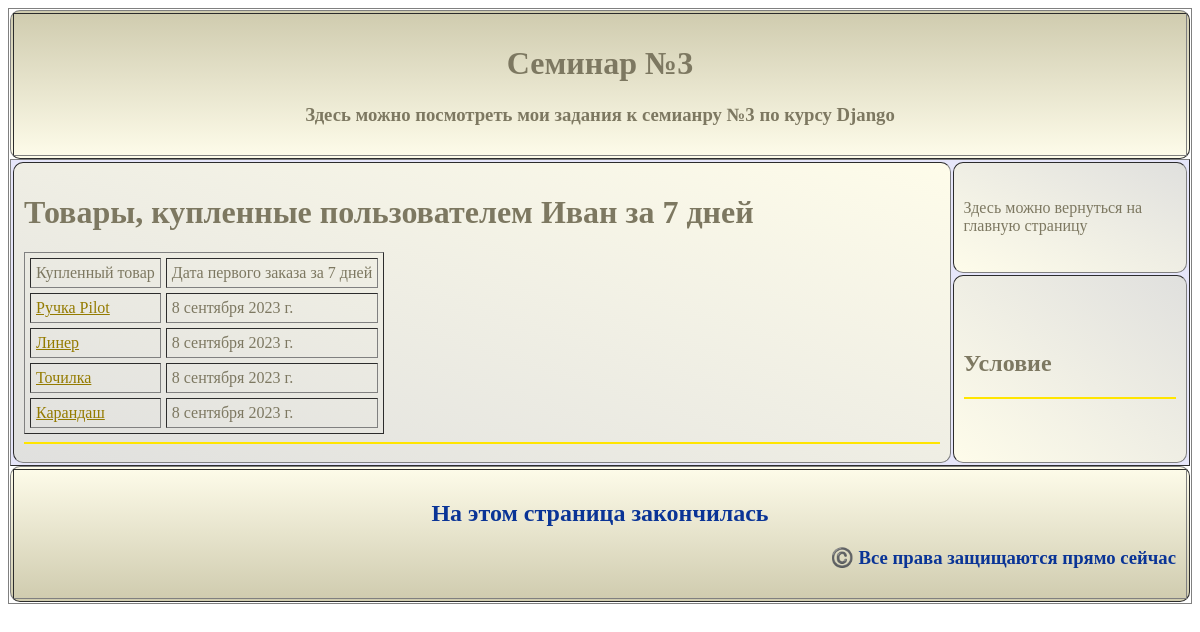
Screenshot of /client/1/7 with the database file from the repository.
### hw_app/models.py (models this page shows, shortened)
class Client(models.Model):
    name = models.CharField(max_length=100)
    email = models.EmailField()
    phone = models.CharField(max_length=20)
    adress = models.CharField(max_length=200, default=None)
    date_registration = models.DateField(default=timezone.now)
    def __str__(self) -> str:
        return f'{self.name}'

class Goods(models.Model):
    title = models.CharField(max_length=100)
    description = models.TextField(default=None)
    price = models.DecimalField(max_digits=10, decimal_places=2)
    quantity = models.IntegerField()
    date_adding = models.DateField(default=timezone.now)
    def __str__(self) -> str:
        return f'{self.title}'

class Order(models.Model):
    client = models.ForeignKey(Client, on_delete=models.CASCADE)
    goods = models.ManyToManyField(Goods)
    common_price = models.DecimalField(max_digits=100, decimal_places=2, default=0)
    date_create = models.DateField(default=timezone.now)

### hw_app/views.py (the view)
# urls.py: path('client/<int:client_id>/<int:term>', views.orders_term, name='orders_term'),
def orders_term(request, client_id, term):
    client = get_object_or_404(Client, pk=client_id)
    filter_date = date.today() - timedelta(days=term)
    orders = Order.objects.filter(
        client=client, date_create__gte=filter_date).order_by('-date_create')
    goodses = {}
    for order in orders:
        for goods in order.goods.all():
            goodses[goods] = order.date_create
    goodses = dict(sorted(goodses.items(), key=lambda kv: kv[1], reverse=True))
    context = {'client': client, 'goodses': goodses, 'term': term}
    return render(request, 'hw_app/orders_term.html', context)

### hw_app/templates/hw_app/orders_term.html (shortened to what this page needs)
{% extends 'hw_app/base.html' %}
{% block content %}
<h1>Товары, купленные пользователем {{ client }} за {{ term }} дней</h1>
    <table border="1" cellpadding="5" cellspacing="5">
        <tr align="center">
            <td>Купленный товар</td>
            <td>Дата первого заказа за {{ term }} дней</td>
        </tr>
        {% for goods, date in goodses.items %}
            <tr>
                <td>
                    <a href="{% url 'goods_description' goods.pk %}"> {{ goods }} </a>
                </td>
                <td>{{ date }}</td>
            </tr>
        {% endfor %}
    </table>
{% endblock %}

### rows the page displays
Client: name "Иван"
Goods: title "Ручка Pilot", date_create "8 сентября 2023 г."
Goods: title "Линер", date_create "8 сентября 2023 г."
Goods: title "Точилка", date_create "8 сентября 2023 г."
Goods: title "Карандаш", date_create "8 сентября 2023 г."

### other values shown
{{ term }} "7"
